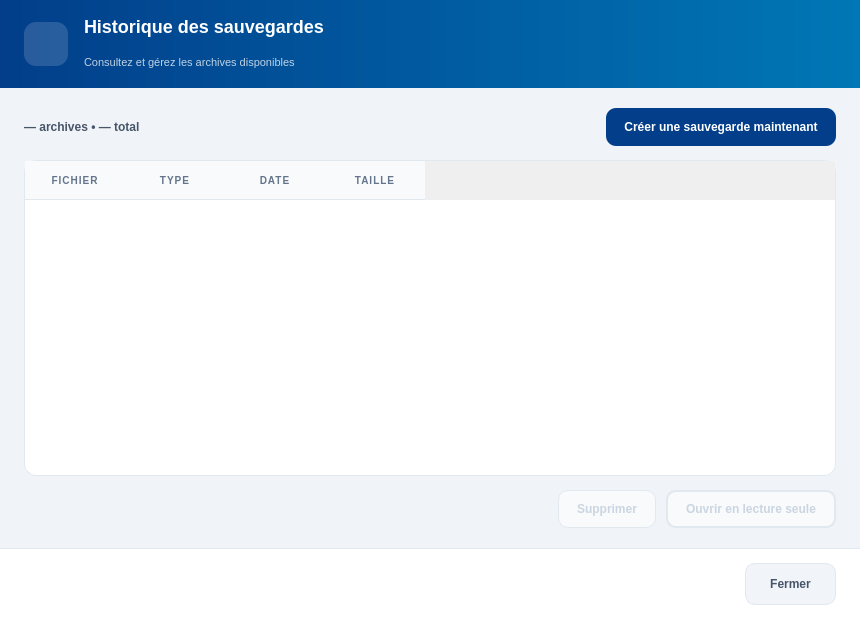
<?xml version="1.0" encoding="UTF-8"?>
<ui version="4.0">
 <class>Dialog</class>
 <widget class="QDialog" name="Dialog">
  <property name="geometry">
   <rect>
    <x>0</x>
    <y>0</y>
    <width>860</width>
    <height>620</height>
   </rect>
  </property>
  <property name="minimumSize">
   <size>
    <width>720</width>
    <height>520</height>
   </size>
  </property>
  <property name="windowTitle">
   <string>Historique des sauvegardes — Nova Pharma</string>
  </property>
  <property name="styleSheet">
   <string notr="true">QDialog#Dialog { background: #f0f4f8; }
QDialog#Dialog QLabel { background: transparent; }</string>
  </property>
  <layout class="QVBoxLayout" name="mainLayout">
   <property name="spacing">
    <number>0</number>
   </property>
   <property name="leftMargin">
    <number>0</number>
   </property>
   <property name="topMargin">
    <number>0</number>
   </property>
   <property name="rightMargin">
    <number>0</number>
   </property>
   <property name="bottomMargin">
    <number>0</number>
   </property>
   <item>
    <widget class="QFrame" name="header">
     <property name="minimumSize">
      <size>
       <width>0</width>
       <height>88</height>
      </size>
     </property>
     <property name="maximumSize">
      <size>
       <width>16777215</width>
       <height>88</height>
      </size>
     </property>
     <property name="styleSheet">
      <string notr="true">QFrame#header { background: qlineargradient(x1:0, y1:0, x2:1, y2:0, stop:0 #023E8A, stop:1 #0077B6); border: none; }
QFrame#header QLabel { background: transparent; color: #ffffff; }</string>
     </property>
     <layout class="QHBoxLayout" name="headerLayout">
      <property name="spacing">
       <number>16</number>
      </property>
      <property name="leftMargin">
       <number>24</number>
      </property>
      <property name="rightMargin">
       <number>24</number>
      </property>
      <item>
       <widget class="QToolButton" name="lbl_header_icon">
        <property name="minimumSize">
         <size>
          <width>44</width>
          <height>44</height>
         </size>
        </property>
        <property name="maximumSize">
         <size>
          <width>44</width>
          <height>44</height>
         </size>
        </property>
        <property name="styleSheet">
         <string notr="true">QToolButton { background: rgba(255,255,255,0.15); border-radius: 12px; border: none; padding: 11px; }</string>
        </property>
        <property name="icon">
         <iconset resource="../Icon.qrc">
          <normaloff>:/Icon/Icons/package_white.svg</normaloff>:/Icon/Icons/package_white.svg</iconset>
        </property>
        <property name="iconSize">
         <size>
          <width>22</width>
          <height>22</height>
         </size>
        </property>
        <property name="autoRaise">
         <bool>true</bool>
        </property>
       </widget>
      </item>
      <item>
       <layout class="QVBoxLayout" name="headerTitleBox">
        <property name="spacing">
         <number>2</number>
        </property>
        <item>
         <widget class="QLabel" name="lbl_header_title">
          <property name="styleSheet">
           <string notr="true">font-size: 18px; font-weight: 800; color: #ffffff; background: transparent;</string>
          </property>
          <property name="text">
           <string>Historique des sauvegardes</string>
          </property>
         </widget>
        </item>
        <item>
         <widget class="QLabel" name="lbl_header_sub">
          <property name="styleSheet">
           <string notr="true">font-size: 11px; color: rgba(255,255,255,0.75); background: transparent;</string>
          </property>
          <property name="text">
           <string>Consultez et gérez les archives disponibles</string>
          </property>
         </widget>
        </item>
       </layout>
      </item>
     </layout>
    </widget>
   </item>
   <item>
    <layout class="QVBoxLayout" name="bodyLayout">
     <property name="spacing">
      <number>14</number>
     </property>
     <property name="leftMargin">
      <number>24</number>
     </property>
     <property name="topMargin">
      <number>20</number>
     </property>
     <property name="rightMargin">
      <number>24</number>
     </property>
     <property name="bottomMargin">
      <number>20</number>
     </property>
     <item>
      <layout class="QHBoxLayout" name="statsRow">
       <property name="spacing">
        <number>12</number>
       </property>
       <item>
        <widget class="QLabel" name="lbl_stats">
         <property name="styleSheet">
          <string notr="true">color: #475569; font-size: 12px; font-weight: 700; background: transparent;</string>
         </property>
         <property name="text">
          <string>— archives • — total</string>
         </property>
        </widget>
       </item>
       <item>
        <spacer name="statsSpacer">
         <property name="orientation">
          <enum>Qt::Orientation::Horizontal</enum>
         </property>
         <property name="sizeHint" stdset="0">
          <size>
           <width>40</width>
           <height>20</height>
          </size>
         </property>
        </spacer>
       </item>
       <item>
        <widget class="QPushButton" name="btn_new_backup">
         <property name="minimumSize">
          <size>
           <width>0</width>
           <height>38</height>
          </size>
         </property>
         <property name="cursor">
          <cursorShape>PointingHandCursor</cursorShape>
         </property>
         <property name="styleSheet">
          <string notr="true">QPushButton { background: #023E8A; color: #ffffff; border: none; border-radius: 10px; font-size: 12px; font-weight: 700; padding: 0 18px; }
QPushButton:hover { background: #0077B6; }</string>
         </property>
         <property name="text">
          <string>Créer une sauvegarde maintenant</string>
         </property>
        </widget>
       </item>
      </layout>
     </item>
     <item>
      <widget class="QTableWidget" name="table_backups">
       <property name="styleSheet">
        <string notr="true">QTableWidget { background: #ffffff; border: 1px solid #e2e8f0; border-radius: 12px; gridline-color: transparent; color: #0f172a; alternate-background-color: #f8fafc; }
QTableWidget::item { padding: 10px; border-bottom: 1px solid #f1f5f9; }
QTableWidget::item:selected { background: #e0f2fe; color: #0f172a; }
QHeaderView::section { background: #f8fafc; color: #64748b; padding: 10px; border: none; border-bottom: 1px solid #e2e8f0; font-size: 10px; font-weight: 800; letter-spacing: 1px; }</string>
       </property>
       <property name="editTriggers">
        <set>QAbstractItemView::EditTrigger::NoEditTriggers</set>
       </property>
       <property name="alternatingRowColors">
        <bool>true</bool>
       </property>
       <property name="selectionMode">
        <enum>QAbstractItemView::SelectionMode::SingleSelection</enum>
       </property>
       <property name="selectionBehavior">
        <enum>QAbstractItemView::SelectionBehavior::SelectRows</enum>
       </property>
       <property name="showGrid">
        <bool>false</bool>
       </property>
       <column>
        <property name="text">
         <string>FICHIER</string>
        </property>
       </column>
       <column>
        <property name="text">
         <string>TYPE</string>
        </property>
       </column>
       <column>
        <property name="text">
         <string>DATE</string>
        </property>
       </column>
       <column>
        <property name="text">
         <string>TAILLE</string>
        </property>
       </column>
      </widget>
     </item>
     <item>
      <layout class="QHBoxLayout" name="actionsRow">
       <property name="spacing">
        <number>10</number>
       </property>
       <item>
        <spacer name="actionsSpacer">
         <property name="orientation">
          <enum>Qt::Orientation::Horizontal</enum>
         </property>
         <property name="sizeHint" stdset="0">
          <size>
           <width>40</width>
           <height>20</height>
          </size>
         </property>
        </spacer>
       </item>
       <item>
        <widget class="QPushButton" name="btn_delete">
         <property name="enabled">
          <bool>false</bool>
         </property>
         <property name="minimumSize">
          <size>
           <width>0</width>
           <height>38</height>
          </size>
         </property>
         <property name="cursor">
          <cursorShape>PointingHandCursor</cursorShape>
         </property>
         <property name="styleSheet">
          <string notr="true">QPushButton { background: #fef2f2; color: #dc2626; border: 1px solid #fecaca; border-radius: 10px; font-size: 12px; font-weight: 700; padding: 0 18px; }
QPushButton:hover:enabled { background: #fee2e2; }
QPushButton:disabled { background: #f8fafc; color: #cbd5e1; border-color: #e2e8f0; }</string>
         </property>
         <property name="text">
          <string>Supprimer</string>
         </property>
        </widget>
       </item>
       <item>
        <widget class="QPushButton" name="btn_view">
         <property name="enabled">
          <bool>false</bool>
         </property>
         <property name="minimumSize">
          <size>
           <width>0</width>
           <height>38</height>
          </size>
         </property>
         <property name="cursor">
          <cursorShape>PointingHandCursor</cursorShape>
         </property>
         <property name="styleSheet">
          <string notr="true">QPushButton { background: #eff6ff; color: #023E8A; border: 1.5px solid #bfdbfe; border-radius: 10px; font-size: 12px; font-weight: 700; padding: 0 18px; }
QPushButton:hover:enabled { background: #dbeafe; }
QPushButton:disabled { background: #f8fafc; color: #cbd5e1; border-color: #e2e8f0; }</string>
         </property>
         <property name="text">
          <string>Ouvrir en lecture seule</string>
         </property>
        </widget>
       </item>
      </layout>
     </item>
    </layout>
   </item>
   <item>
    <widget class="QFrame" name="footer">
     <property name="minimumSize">
      <size>
       <width>0</width>
       <height>72</height>
      </size>
     </property>
     <property name="maximumSize">
      <size>
       <width>16777215</width>
       <height>72</height>
      </size>
     </property>
     <property name="styleSheet">
      <string notr="true">QFrame#footer { background: #ffffff; border-top: 1px solid #e2e8f0; }</string>
     </property>
     <layout class="QHBoxLayout" name="footerLayout">
      <property name="spacing">
       <number>12</number>
      </property>
      <property name="leftMargin">
       <number>24</number>
      </property>
      <property name="rightMargin">
       <number>24</number>
      </property>
      <item>
       <spacer name="footerSpacer">
        <property name="orientation">
         <enum>Qt::Orientation::Horizontal</enum>
        </property>
        <property name="sizeHint" stdset="0">
         <size>
          <width>40</width>
          <height>20</height>
         </size>
        </property>
       </spacer>
      </item>
      <item>
       <widget class="QPushButton" name="btn_close">
        <property name="minimumSize">
         <size>
          <width>0</width>
          <height>42</height>
         </size>
        </property>
        <property name="cursor">
         <cursorShape>PointingHandCursor</cursorShape>
        </property>
        <property name="styleSheet">
         <string notr="true">QPushButton { background: #f1f5f9; color: #475569; border: 1px solid #e2e8f0; border-radius: 10px; font-size: 12px; font-weight: 700; padding: 0 24px; }
QPushButton:hover { background: #e2e8f0; }</string>
        </property>
        <property name="text">
         <string>Fermer</string>
        </property>
       </widget>
      </item>
     </layout>
    </widget>
   </item>
  </layout>
 </widget>
 <resources>
  <include location="../Icon.qrc"/>
 </resources>
 <connections/>
</ui>
